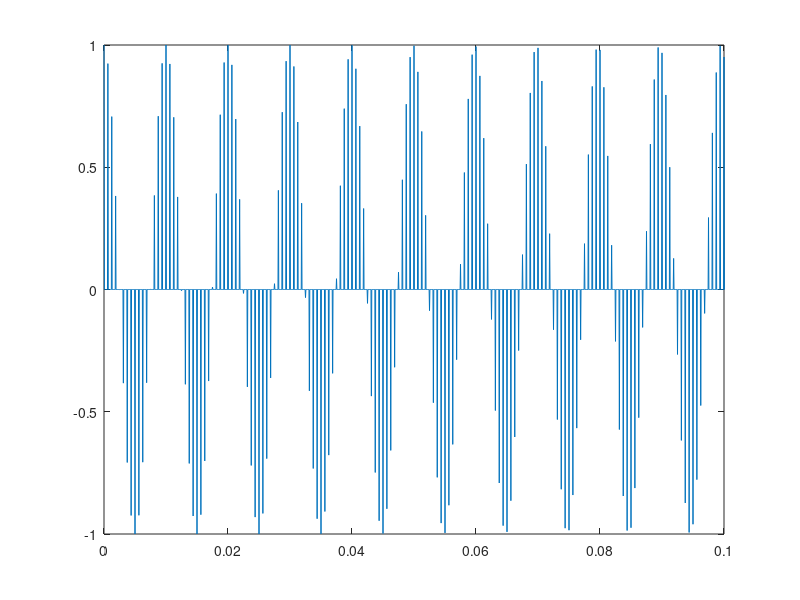
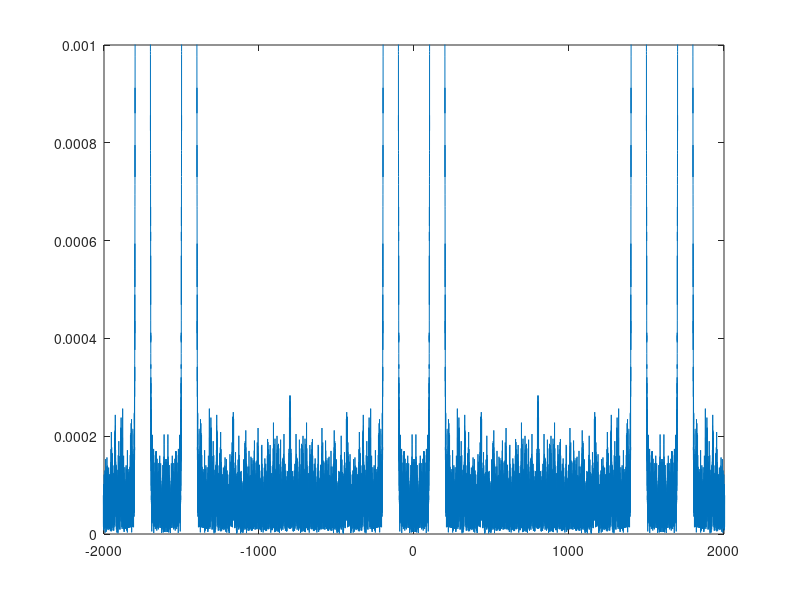

Write MATLAB code to recreate these figures, in order.
%% task3
fs=16000;
Ts=1/fs;
T=10;
t=0:Ts:T-Ts;
N = length(t); %length of time array
F = fs/N; %Frequency step-size
f = (-fs/2):F:(fs/2)-F; %Your new frequency array!!!!?
x=cos(2*pi*(100+5*t).*t);
fp=1600;
p=0.5*(1+square(2*fp*pi*t, 0.1));
y=x.*p;
Y=fftshift(fft(y))/N;
figure (1)
plot(t,y);
axis([0 0.1 -1 1])
figure (2)
plot(f,abs(Y));
axis([-2000 2000 0 1*10^-3])